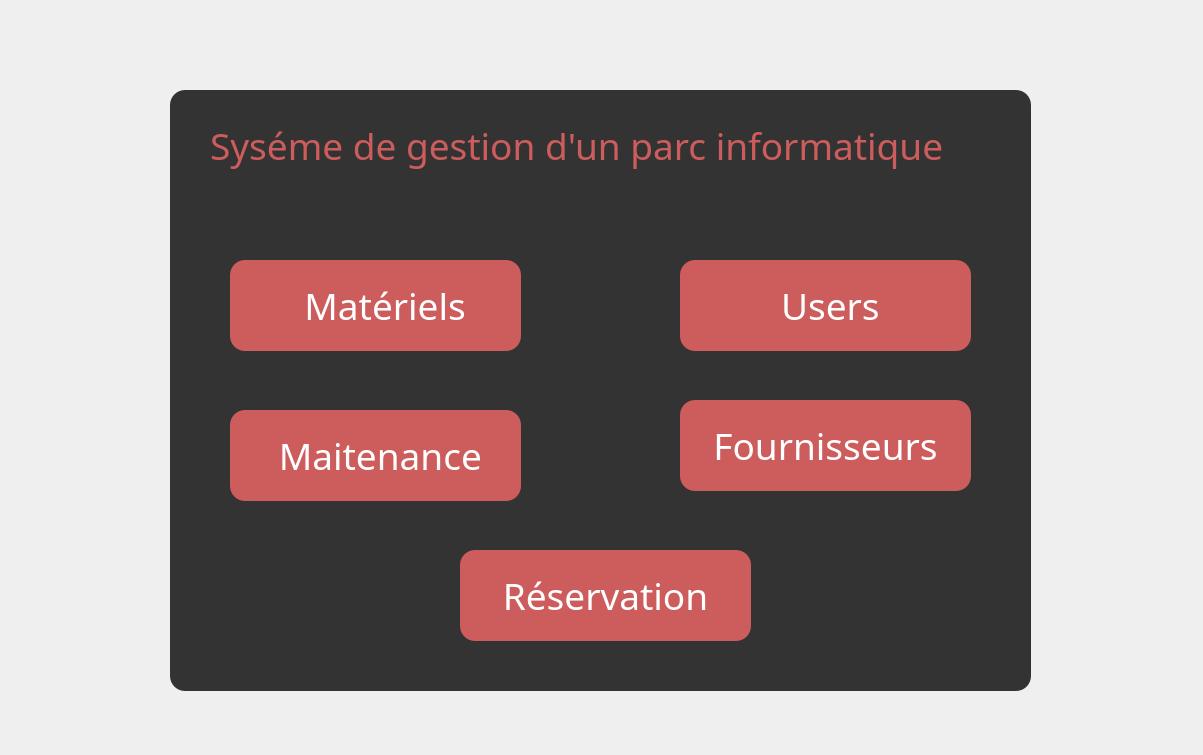
<?xml version="1.0" encoding="UTF-8"?>
<ui version="4.0">
 <class>CMenu</class>
 <widget class="QDialog" name="CMenu">
  <property name="geometry">
   <rect>
    <x>0</x>
    <y>0</y>
    <width>1203</width>
    <height>755</height>
   </rect>
  </property>
  <property name="font">
   <font>
    <family>century gothic</family>
    <pointsize>-1</pointsize>
    <italic>false</italic>
   </font>
  </property>
  <property name="windowTitle">
   <string>menu</string>
  </property>
  <property name="styleSheet">
   <string notr="true">*{
font-family:century gothic;
font-size :37px;
}
 QGroupBox {
background:#333;
border-radius:15px;
}

QLabel {
color : #CD5C5C;
}</string>
  </property>
  <widget class="QGroupBox" name="groupBox">
   <property name="geometry">
    <rect>
     <x>170</x>
     <y>90</y>
     <width>861</width>
     <height>601</height>
    </rect>
   </property>
   <property name="title">
    <string/>
   </property>
   <widget class="QLabel" name="label">
    <property name="geometry">
     <rect>
      <x>40</x>
      <y>10</y>
      <width>761</width>
      <height>91</height>
     </rect>
    </property>
    <property name="font">
     <font>
      <family>century gothic</family>
      <pointsize>-1</pointsize>
      <italic>false</italic>
     </font>
    </property>
    <property name="text">
     <string>Syséme de gestion d'un parc informatique</string>
    </property>
    <property name="textFormat">
     <enum>Qt::PlainText</enum>
    </property>
   </widget>
   <widget class="QPushButton" name="utilisateur">
    <property name="geometry">
     <rect>
      <x>510</x>
      <y>170</y>
      <width>291</width>
      <height>91</height>
     </rect>
    </property>
    <property name="styleSheet">
     <string notr="true">QPushButton {
background: #CD5C5C;border:none;
color:white;
 border-radius: 15px;
}
QPushButton:hover
{ color:white;
 border-radius: 15px;
background-color :#F08080;border:none;
}</string>
    </property>
    <property name="text">
     <string>    Users   </string>
    </property>
    <property name="icon">
     <iconset>
      <normaloff>../../Downloads/imageedit_9_2905762923.png</normaloff>../../Downloads/imageedit_9_2905762923.png</iconset>
    </property>
    <property name="iconSize">
     <size>
      <width>60</width>
      <height>60</height>
     </size>
    </property>
   </widget>
   <widget class="QPushButton" name="mtnc">
    <property name="geometry">
     <rect>
      <x>60</x>
      <y>320</y>
      <width>291</width>
      <height>91</height>
     </rect>
    </property>
    <property name="styleSheet">
     <string notr="true">QPushButton {
background: #CD5C5C;border:none;
color:white;
 border-radius: 15px;
}
QPushButton:hover
{ color:white;
 border-radius: 15px;
background-color :#F08080;border:none;
}</string>
    </property>
    <property name="text">
     <string> Maitenance</string>
    </property>
    <property name="icon">
     <iconset>
      <normaloff>../../Downloads/imageedit_3_5593706024.png</normaloff>../../Downloads/imageedit_3_5593706024.png</iconset>
    </property>
    <property name="iconSize">
     <size>
      <width>40</width>
      <height>40</height>
     </size>
    </property>
   </widget>
   <widget class="QPushButton" name="stk">
    <property name="geometry">
     <rect>
      <x>290</x>
      <y>460</y>
      <width>291</width>
      <height>91</height>
     </rect>
    </property>
    <property name="styleSheet">
     <string notr="true">QPushButton {
background: #CD5C5C;border:none;
color :white;
 border-radius: 15px;
}
QPushButton:hover
{ color:white;
 border-radius: 15px;
background-color :#F08080;border:none;
}</string>
    </property>
    <property name="text">
     <string>Réservation</string>
    </property>
    <property name="icon">
     <iconset>
      <normaloff>../../Downloads/imageedit_5_3438388449.png</normaloff>../../Downloads/imageedit_5_3438388449.png</iconset>
    </property>
    <property name="iconSize">
     <size>
      <width>60</width>
      <height>60</height>
     </size>
    </property>
   </widget>
   <widget class="QPushButton" name="mtr">
    <property name="geometry">
     <rect>
      <x>60</x>
      <y>170</y>
      <width>291</width>
      <height>91</height>
     </rect>
    </property>
    <property name="styleSheet">
     <string notr="true">QPushButton {
background: #CD5C5C;border:none;
color:white;
 border-radius: 15px;
}
QPushButton:hover
{ color:white;
 border-radius: 15px;
background-color :#F08080;border:none;
}</string>
    </property>
    <property name="text">
     <string>  Matériels</string>
    </property>
    <property name="icon">
     <iconset>
      <normaloff>../../Downloads/imageedit_1_9236707770.png</normaloff>../../Downloads/imageedit_1_9236707770.png</iconset>
    </property>
    <property name="iconSize">
     <size>
      <width>60</width>
      <height>60</height>
     </size>
    </property>
   </widget>
   <widget class="QPushButton" name="mtr_2">
    <property name="geometry">
     <rect>
      <x>510</x>
      <y>310</y>
      <width>291</width>
      <height>91</height>
     </rect>
    </property>
    <property name="styleSheet">
     <string notr="true">QPushButton {
background: #CD5C5C;border:none;
color:white;
 border-radius: 15px;
}
QPushButton:hover
{ color:white;
 border-radius: 15px;
background-color :#F08080;border:none;
}</string>
    </property>
    <property name="text">
     <string>Fournisseurs</string>
    </property>
    <property name="icon">
     <iconset>
      <normaloff>../../Downloads/imageedit_9_2905762923.png</normaloff>../../Downloads/imageedit_9_2905762923.png</iconset>
    </property>
    <property name="iconSize">
     <size>
      <width>60</width>
      <height>60</height>
     </size>
    </property>
   </widget>
  </widget>
 </widget>
 <resources/>
 <connections/>
</ui>
